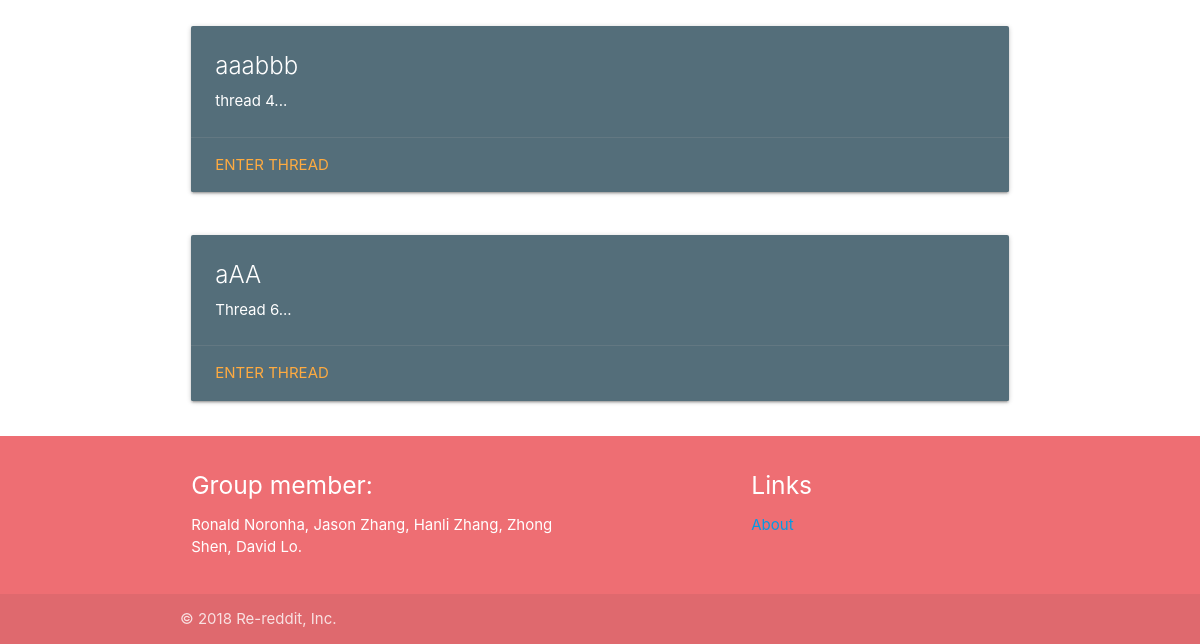
/threads/ (lower part), run on an earlier commit of the app's database.
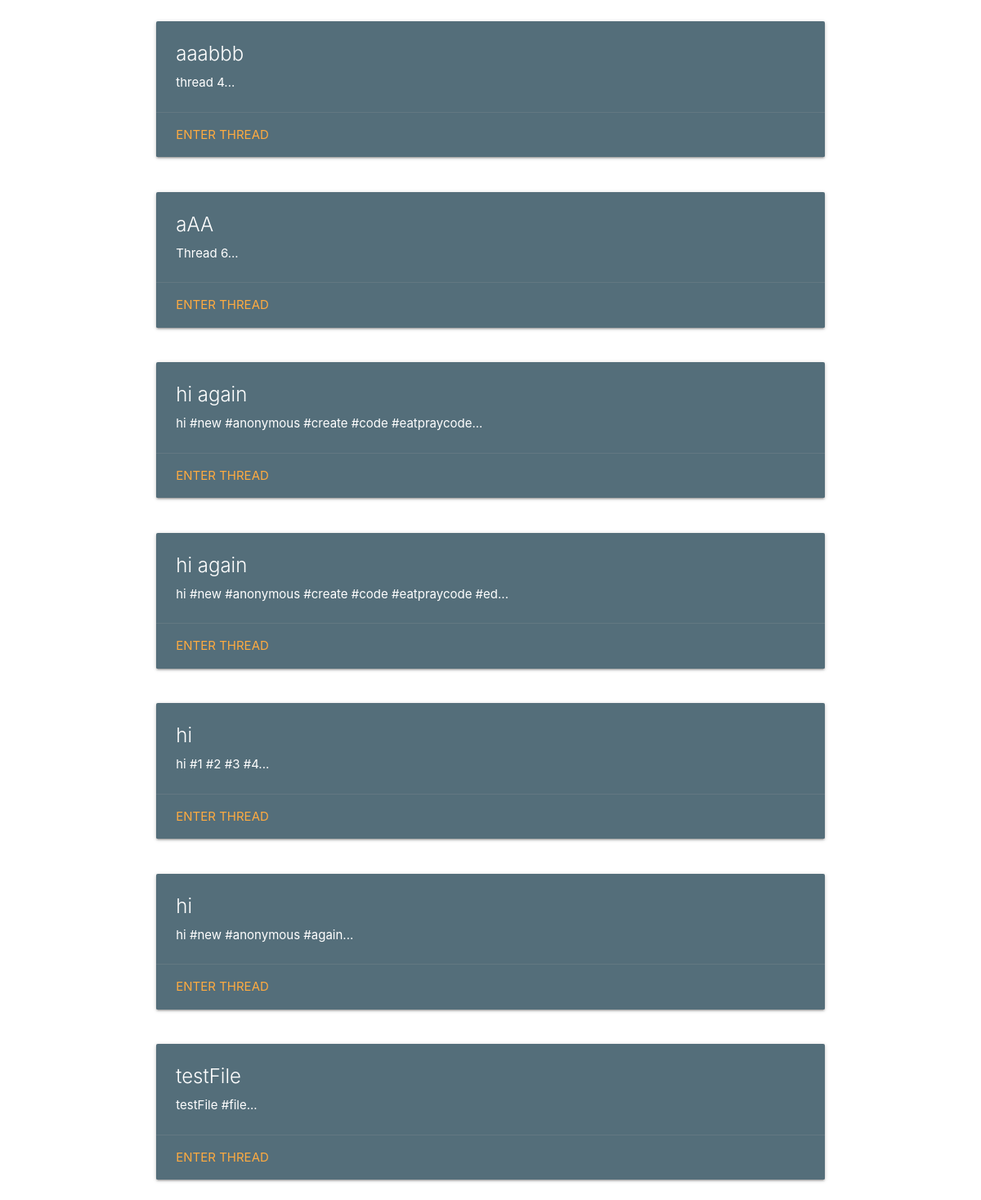
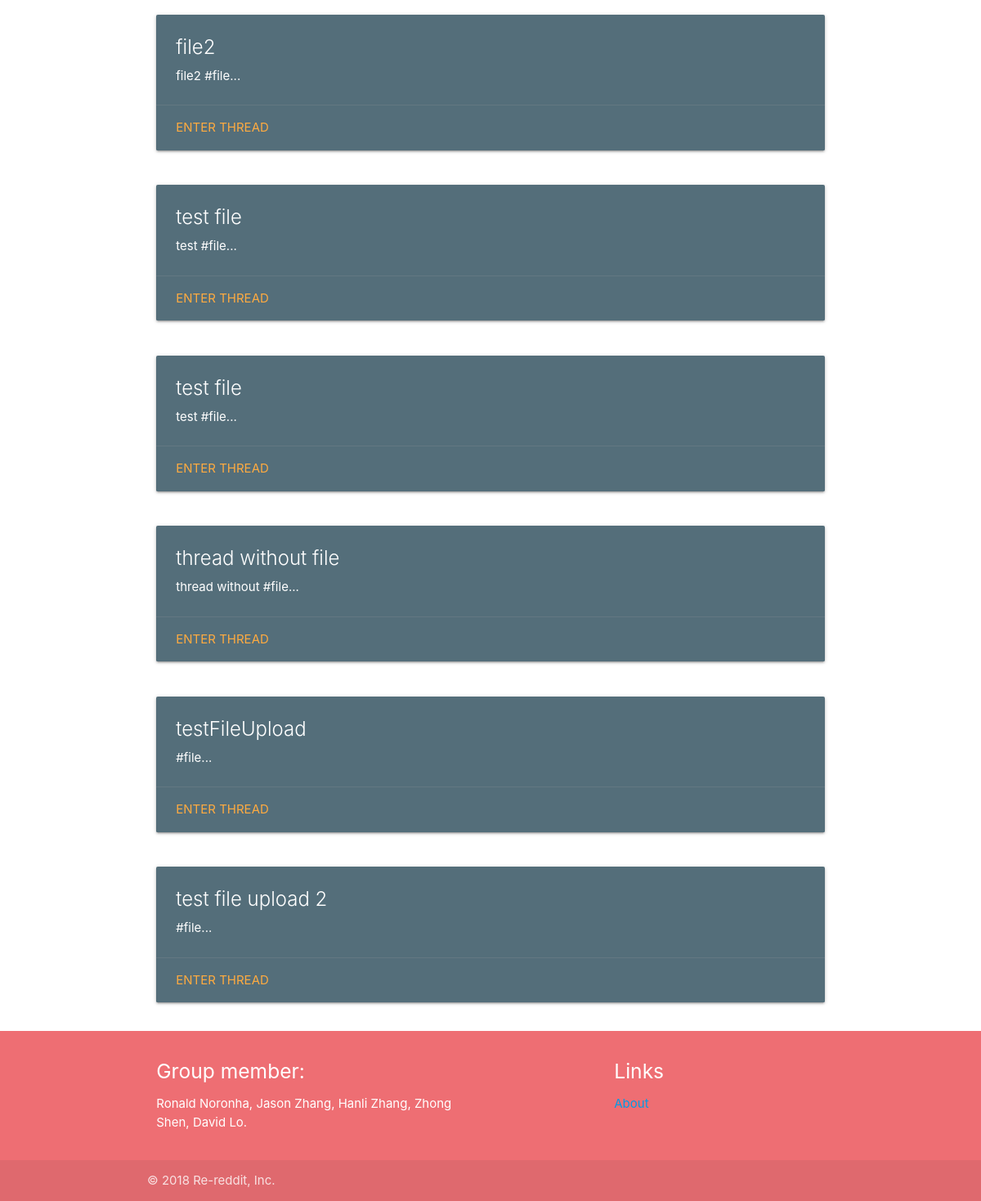
And on a later commit of the database (2 pictures, top to bottom).
### app/models.py (models this page shows, shortened)
class Thread(models.Model):
    author = models.ForeignKey(User, on_delete=models.CASCADE)
    title = models.CharField(max_length=200)
    text = models.TextField()
    created_date = models.DateTimeField(
            default=timezone.now)
    tags = models.ManyToManyField(Tag)
    def snippet(self):
        return self.text[:50] + '...'

### app/views.py (the view)
# urls.py: url(r'^threads/$', views.thread_list, name='threads'),
def thread_list(request):
    threads = Thread.objects.all().order_by('created_date')
    return render(request, 'thread_list.html',{'threads': threads })

### templates/thread_list.html
{% extends 'nav/nav_bar.html'  %}
{% block content %}
    <br/>
    <div class="container">
    <div class="threads">
        {% for thread in threads %}
           <div class="row">
                <div class="col s12">
                    <div class="card blue-grey darken-1">
                        <div class="card-content white-text">
                            <span class="card-title">{{ thread.title }}</span>
                            <p>{{ thread.snippet }}</p>
                        </div>
                        <div class="card-action">
                            <a href="{% url 'app:thread_details' id=thread.id %}">Enter Thread</a>
                        </div>
                    </div>
                </div>
            </div>
        {% endfor %}
    </div>
    </div>
{% endblock %}

What changed in the data, as far as the page shows it:
added Thread: title "hi again", snippet "hi #new #anonymous #create #code #eatpraycode..."
added Thread: title "hi again", snippet "hi #new #anonymous #create #code #eatpraycode #ed..."
added Thread: title "hi", snippet "hi #1 #2 #3 #4..."
added Thread: title "hi", snippet "hi #new #anonymous #again..."
added Thread: title "testFile", snippet "testFile #file..."
added Thread: title "file2", snippet "file2 #file..."
added Thread: title "test file", snippet "test #file..."
added Thread: title "test file", snippet "test #file..."
added Thread: title "thread without file", snippet "thread without #file..."
added Thread: title "testFileUpload", snippet "#file..."
added Thread: title "test file upload 2", snippet "#file..."
